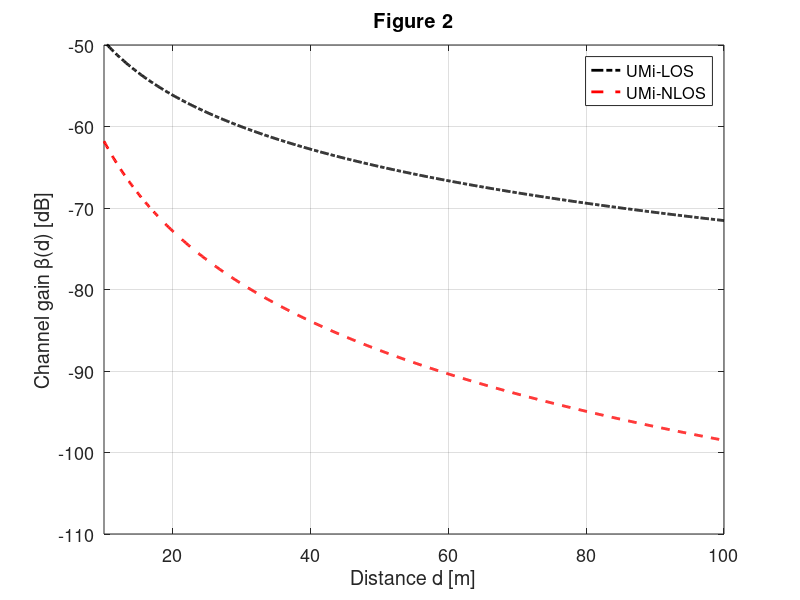

Write the MATLAB code that produced this figure.
%
% Figure 2 - Typical channel gains as a function of the distance, when 
%            including the antenna gains Gt = Gr = 5 dBi.
% ref. E. Björnson, Ö. Özdogan and E. G. Larsson, "Intelligent Reflecting Surface 
%      Versus Decode-and-Forward: How Large Surfaces are Needed to Beat Relaying?," 
%      in IEEE Wireless Communications Letters, vol.9, no.2, pp.244-248, Feb.2020
%
% close all;
clear;
clc;
%
% set parameter values
%
% carrier frequency f_c = 3GHz
%
fc = 3; 
%
% distances in meter
%
d = 10:0.1:100;
%
% define the antenna gains at the transmitter and receiver
%
Gt = 5; % Tx antenna Gain in dBi
Gr = 5; % Rx antenna Gain in dBi
%
% compute channel gains based on the 3GPP Urban Micro
% Note that the antenna gains are included.
%
beta_3GPP_LOS  = db2pow(Gt + Gr - 28.0 - 20 * log10(fc) - 22.0 * log10(d));
beta_3GPP_NLOS = db2pow(Gt + Gr - 22.7 - 26 * log10(fc) - 36.7 * log10(d));
%
% plot simulation results
%
figure;
hold on; box on; grid on;
%
plot(d, 10 * log10(beta_3GPP_LOS), 'k-.', 'LineWidth', 2);
plot(d, 10 * log10(beta_3GPP_NLOS), 'r--', 'LineWidth', 2);
%
title('Figure 2');
xlabel('Distance d [m]');
ylabel('Channel gain \beta(d) [dB]');
%
legend({'UMi-LOS', 'UMi-NLOS'});
set(gca, 'fontsize', 13);
xlim([10 100]);
ylim([-110 -50]);
%
%
